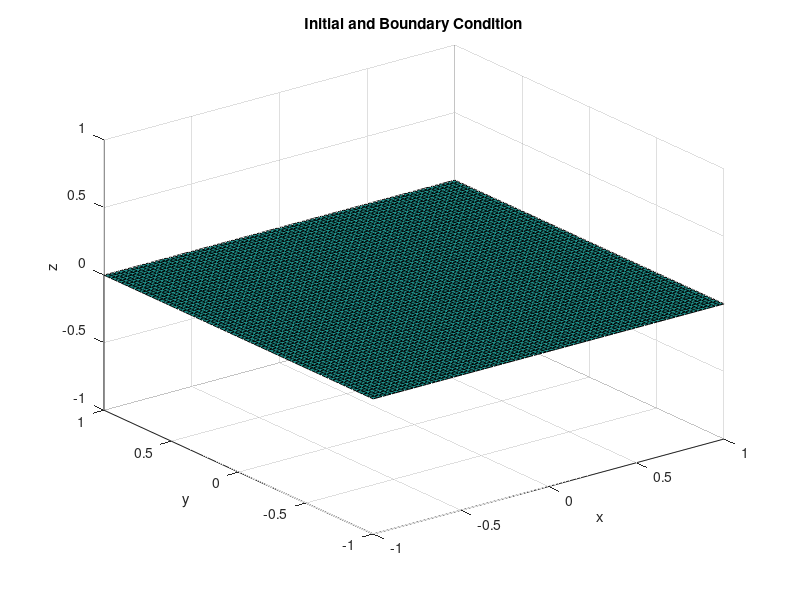
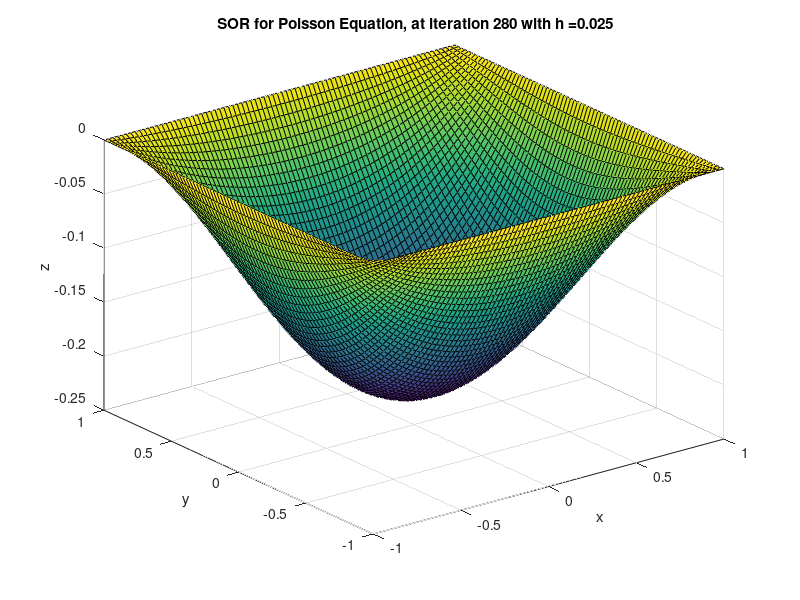
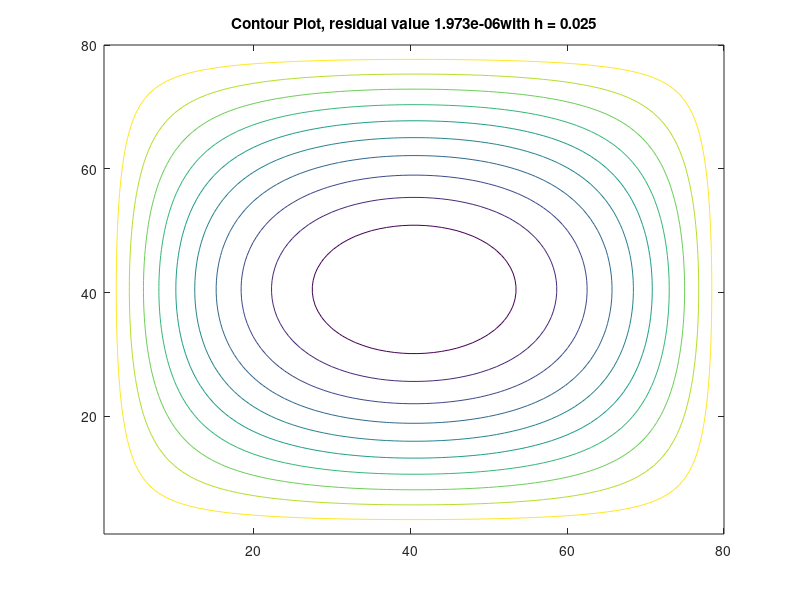

MATLAB code for these plots, in order:
% Nhat Hoang April 17th 
% Solve the Poisson Equation using SOR method
% Solve the 

clear; close all;
% part 1L initalize variabes:
L = 1;
dx = .025;
dy = dx;
h= dx;
n = round(2*L/dx);
m = n;
x = linspace(-L,L,n)';
y = linspace(-L,L,m)';
T_0 = zeros(n,m);

bb = 2/(1 + pi*h); % this is my 

% Boundary Condition
% At x= 0; 
for i =1:n
    T_0(i,1) = 0;  
% At x = 1
    T_0(i,m) = 0;
end
% At y = 0;
for j =1:m
    T_0(1,j) = 0;
% At y = 1;
    T_0(m,j) = 0;
end


T= T_0;

% Define source terms
w_0 = zeros(n,m);  % Original vorticity

for i = 1:n
   for j=1:m
         w_0(i,j)= exp(-(x(i)^2*2 + y(j)^2/20));
    end
end


figure(1);
surf(x,y,T_0);
title('Initial and Boundary Condition');
xlabel('x');
ylabel('y');
zlabel('z');

% plot actual solution to compare later


max_step = 400;
%Lnorm = 100;
%l = 0;


for l=1:max_step
 for i=2:n-1
     % Update new vorticity:
     w= w_0;      
     % Boundary Conditions
     T_old = T;
     for j=2:m-1
        T(i,j)=bb*0.25*(T(i+1,j)+...
        T(i,j+1)+T(i-1,j)+T(i,j-1)-h^2*w(i,j))+(1.0-bb)*T(i,j);
        % Boundary Conditions
       
     end
 end
 % find residual
    res = (T-T_old);
    res = reshape(res,1,[]); % flatten matrix, [] means maintain the same number of elements
    res = norm(res);
    if res < 2*10^-6
        break
    end
 
 if rem(l,10) == 0
     figure(3);
     surf(x,y,T);
     title([' SOR for Poisson Equation, at iteration ',num2str(l),' with'...
        ' h =',num2str(h)]);
     xlabel('x')
     ylabel('y')
     zlabel('z')
     %axis([ -1 1 -1 1 -10 10]);
     getframe(gcf);
     pause(.1);
 end
 
 
end

% Update 



figure(4);
contour(T)
title(['Contour Plot, residual value ', num2str(res), 'with h = ',num2str(h)]);
